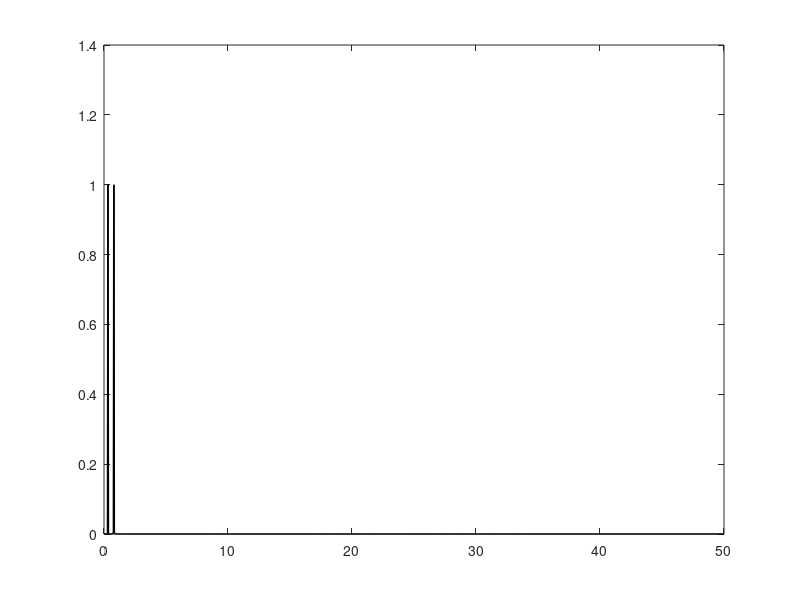

Here is the MATLAB script that generated this plot: (Note: this script raises an error after producing the figure.)
%% Define time and space discretizations
clc,clear;
xi = linspace(-10,10,400) ;
t = linspace(0,4*pi,200);
dt = t(2) - t(1);
[Xgrid ,T] = meshgrid(xi,t);
%% Create two spatiotemporal patterns
f1 = sech(Xgrid+3) .* (1*exp(1j*2.3*T));
f2 = (sech(Xgrid).*tanh (Xgrid)).*(2*exp(1j*2.8*T));

%% Combine signals and make data matrix
f = f1 + f2;
X = f'; % Data Matrix

%% FFT
clc,clear;
% % Fs = 1/dt;
% % x = f1(:,30);
% % N = length(x);

t = (0:0.01:10*pi);
x = sin(5*t)+sin(2*t);
dt = 0.01;
Fs = 1/dt;
N = length(t);

% % xdft = fft(x);
% % xdft = xdft(1:N/2+1);
% % psdx = (1/(Fs*N)) * abs(xdft).^2;
% % psdx(2:end-1) = 2*psdx(2:end-1);
% % freq = 0:Fs/length(x):Fs/2;
% % plot(freq,psdx)
% % grid on
% % title('Periodogram Using FFT')
% % xlabel('Frequency (Hz)')
% % ylabel('Power/Frequency (dB/Hz)')

% % y = fft(x);
% % f = (0:N-1)*(Fs/N);     % frequency range
% % pow = abs(y).^2/N;    % power of the DFT
% % plot(f,pow), title('2hz power'); 

xhat = fft(x);
xpower = abs(xhat(1:N/2+1))*2/N;
freqs = Fs*(0:(N/2))/N;
plot(freqs ,xpower ,'k','LineWidth',1.2)

%% Visualize f1, f2, and f
% figure;
% subplot(2,2,1);
% surfl(real(f1));
% shading interp; colormap(gray); view (-20,60);
% set(gca , 'YTick', numel(t)/4 * (0:4)),
% set(gca , 'Yticklabel',{'0','\pi','2\pi','3\pi','4\pi'});
% set(gca , 'XTick', linspace(1,numel(xi),3)),
% set(gca , 'Xticklabel',{'-10', '0', '10'});

% surfl(real(f1));
% shading interp; colormap(gray); view (-20,60);
% set(gca , 'YTick', numel(t)/4 * (0:4)),
% set(gca , 'Yticklabel',{'0','\pi','2\pi','3\pi','4\pi'});
% set(gca , 'XTick', linspace(1,numel(xi),3)),
% set(gca , 'Xticklabel',{'-10', '0', '10'});
% xlabel('x','FontSize',12,'FontWeight','bold');
% ylabel('t','FontSize',12,'FontWeight','bold');
% title('f_1(x,t)');
% 
% surfl(real(f2));
% shading interp; colormap(gray); view (-20,60);
% set(gca , 'YTick', numel(t)/4 * (0:4)),
% set(gca , 'Yticklabel',{'0','\pi','2\pi','3\pi','4\pi'});
% set(gca , 'XTick', linspace(1,numel(xi),3)),
% set(gca , 'Xticklabel',{'-10', '0', '10'});
% xlabel('x','FontSize',12,'FontWeight','bold');
% ylabel('t','FontSize',12,'FontWeight','bold');
% title('f_2(x,t)');
% 
surfl(real(f));
shading interp; colormap(gray); view (-20,60);
set(gca , 'YTick', numel(t)/4 * (0:4)),
set(gca , 'Yticklabel',{'0','\pi','2\pi','3\pi','4\pi'});
set(gca , 'XTick', linspace(1,numel(xi),3)),
set(gca , 'Xticklabel',{'-10', '0', '10'});
xlabel('x','FontSize',12,'FontWeight','bold');
ylabel('t','FontSize',12,'FontWeight','bold');
title('f(x,t)');

% subplot(2,2,2);
% surfl(real(f2));
% shading interp; colormap(gray); view (-20,60);
% set(gca , 'YTick', numel(t)/4 * (0:4)),
% set(gca , 'Yticklabel',{'0','\pi','2\pi','3\pi','4\pi'});
% set(gca , 'XTick', linspace(1,numel(xi),3)),
% set(gca , 'Xticklabel',{'-10', '0', '10'});
% subplot(2,2,3);
% surfl(real(f));
% shading interp; colormap(gray); view (-20,60);
% set(gca , 'YTick', numel(t)/4 * (0:4)),
% set(gca , 'Yticklabel',{'0','\pi','2\pi','3\pi','4\pi'});
% set(gca , 'XTick', linspace(1,numel(xi),3)),
% set(gca , 'Xticklabel',{'-10', '0', '10'});

%% DMD Method - Nathan Kutz Lecture

clc,clear;
U1 = importdata('X.mat');
% x = linspace(0,3,300);
% y = linspace(-0.5,0.5,100);
% sim_time = linspace(0,20,2000);
X = U1;
X1 = X(:,1:end-1);
X2 = X(:,2:end);
xi = linspace(-10,10,400) ;
t = linspace(0,4*pi,200);
dt = t(2) - t(1);
r=2;
[U2,Sigma2,V2] = svd(X1,'econ'); U=U2(:,1:r); Sigma=Sigma2(1:r,1:r); V=V2(:,1:r);
% [U2,Sigma2,V2] = svd(X1,'econ'); U=U2(:,r); Sigma=Sigma2(r,r); V=V2(:,r);

Atilde = U'*X2*V/Sigma;    
[W,D] = eig(Atilde);    
%Phi = U*W; %%%%%%% Projected DMD
Phi = X2*V/Sigma*W; %%%%%% Exact DMD
    
mu = diag(D);
omega = log(mu)/dt;

u0=U1(:,1);
y0 = Phi\u0; 
time_dynamics = zeros(r,length(t));
% u_modes = zeros(1,length(sim_time));
for iter = 1:length(t)
     time_dynamics(:,iter) =(y0.*exp(omega*t(iter)));
end
u_dmd = Phi*time_dynamics;

% test that y0 or b are the mode amplitudes
% % % % b = [y0(1) 0;0 y0(2)];
% % % % td = zeros(2,length(t)-1);
% % % % for i = 1:length(t)-1
% % % %    td(1,i) = D(1,1)^(i-1);
% % % %    td(2,i) = D(2,2)^(i-1);
% % % % end
% % % % u_dmd_bb = Phi*b*td;
% % % % u_check = u_dmd_bb - u_dmd(:,1:199);
% % % % reconstruction_loss_bb = norm(u_dmd_bb - u_dmd(:,1:199),'fro');
% bb = W\(U'*u0);
% error_bb = norm(bb-y0);

% q_new = zeros(length(y),length(x),length(sim_time));
% Utilde_k = u_dmd.';
% count1 = 1;
% for i=1:length(y)
%     for j =1:length(x)
%         q_new(i,j,:) = Utilde_k(:,count1);
%         count1 = count1+1;
%     end
% end

% timestamp_ind = 100;
% [X,Y] = meshgrid(x,y);
% Z = q_new(:,:,timestamp_ind);
mode1 = real(Phi(:,1)*time_dynamics(1,:));
mode2 = real(Phi(:,2)*time_dynamics(2,:));
figure;
plot(diag(Sigma2(1:20,1:20))/sum(diag(Sigma2)),'o','Linewidth',3)
title('normalized Singular Values');




surfl(real(u_dmd.'));
shading interp; colormap(gray); view (-20,60);
set(gca , 'YTick', numel(t)/4 * (0:4)),
set(gca , 'Yticklabel',{'0','\pi','2\pi','3\pi','4\pi'});
set(gca , 'XTick', linspace(1,numel(xi),3)),
set(gca , 'Xticklabel',{'-10', '0', '10'});
xlabel('x','FontSize',12,'FontWeight','bold');
ylabel('t','FontSize',12,'FontWeight','bold');
title('f(x,t)_{DMD} rank = 2');

surfl(mode1.');
shading interp; colormap(gray); view (-20,60);
set(gca , 'YTick', numel(t)/4 * (0:4)),
set(gca , 'Yticklabel',{'0','\pi','2\pi','3\pi','4\pi'});
set(gca , 'XTick', linspace(1,numel(xi),3)),
set(gca , 'Xticklabel',{'-10', '0', '10'});
xlabel('x','FontSize',12,'FontWeight','bold');
ylabel('t','FontSize',12,'FontWeight','bold');
title('Reconstruction on mode 2');

surfl(mode2.');
shading interp; colormap(gray); view (-20,60);
set(gca , 'YTick', numel(t)/4 * (0:4)),
set(gca , 'Yticklabel',{'0','\pi','2\pi','3\pi','4\pi'});
set(gca , 'XTick', linspace(1,numel(xi),3)),
set(gca , 'Xticklabel',{'-10', '0', '10'});
xlabel('x','FontSize',12,'FontWeight','bold');
ylabel('t','FontSize',12,'FontWeight','bold');
title('Reconstruction on mode 1');



figure;
subplot(1,2,1);
surfl(real(X));
shading interp; colormap(gray); view (-20,60);
set(gca , 'YTick', numel(t)/4 * (0:4)),
set(gca , 'Yticklabel',{'0','\pi','2\pi','3\pi','4\pi'});
set(gca , 'XTick', linspace(1,numel(xi),3)),
set(gca , 'Xticklabel',{'-10', '0', '10'});

subplot(1,2,2);
surfl(real(u_dmd));
shading interp; colormap(gray); view (-20,60);
set(gca , 'YTick', numel(t)/4 * (0:4)),
set(gca , 'Yticklabel',{'0','\pi','2\pi','3\pi','4\pi'});
set(gca , 'XTick', linspace(1,numel(xi),3)),
set(gca , 'Xticklabel',{'-10', '0', '10'});
title('Reconstructed Data');

figure;
center = [0 0];
radius = 1;
plot(mu,'o','LineWidth',2.5);
viscircles(center,radius);
title('Ritz Values');
% figure;
% plot(omega,'o');
% title('log(Ritz values)');

figure;
plot(t,real(time_dynamics(1,:)/y0(1)),'LineWidth',2);
hold on;
plot(t,real(exp(1j*2.8*t)),'o','LineWidth',2);
title('Mode 1 Temporal');

figure;
plot(t,real(time_dynamics(2,:)/y0(2)),'LineWidth',2);
hold on;
plot(t,real(exp(1j*2.3*t)),'o','LineWidth',2);
title('Mode 2 Temporal');

reconstruction_loss = norm(X-u_dmd,'fro');

figure;
plot(xi',real(Phi(:,1)),'LineWidth',2);
hold on;
plot(xi',(sech(xi).*tanh(xi))/norm(sech(xi).*tanh(xi)),'o','LineWidth',2);
title('Mode 1 Spatial');

figure;
plot(xi',real(Phi(:,2)),'LineWidth',2);
hold on;
plot(xi',sech(xi+3)/norm(sech(xi+3)),'o','LineWidth',2);
title('Mode 2 Spatial');

%% DMD - Nathan Kutz Paper

clc,clear;
U1 = importdata('X.mat');
X = U1;
X1 = X(:,1:end-1);
X2 = X(:,2:end);
xi = linspace(-10,10,400) ;
t = linspace(0,4*pi,200);
dt = t(2) - t(1);

r=2;
[U2,Sigma2,V2] = svd(X1,'econ'); U=U2(:,1:r); Sigma=Sigma2(1:r,1:r); V=V2(:,1:r);

Atilde = U'*X2*V/Sigma;
[W,D] = eig(Atilde);
% A_hat = (Sigma^-0.5)*Atilde*(Sigma^0.5);
% [W_hat,D_hat] = eig(A_hat);
% W = (Sigma^0.5)*W_hat;

Phi = X2*V/Sigma*W;

z0 = Phi\X(:,1);

% lambda = diag(D_hat);
lambda = diag(D);
mu = log(lambda)/dt;
f = imag(log(lambda)/dt)/(2*pi);

power_values = zeros(r,1);
for i=1:r
    power_values(i) = norm(Phi(:,i))^2;
end
[B,I] = sort(power_values,'descend');

timestamp = 100;
X_hat_t = Phi*(D^timestamp)*z0;
% X_hat_t = Phi*(D_hat^timestamp)*z0;

time_dynamics = zeros(2,200);
% % % for i = 1:length(time_dynamics)
% % %    time_dynamics(1,i) = D(1,1)^(i-1);
% % %    time_dynamics(2,i) = D(2,2)^(i-1);
% % % end
for i = 1:length(time_dynamics)
   time_dynamics(:,i) = lambda.^(i-1);
end

x1_tilde = U'*X(:,1);
b = W\x1_tilde;
error_amp = abs(b-z0);
error_amp_norm = norm(error_amp);

mode_1_recon = Phi(:,1)*z0(1)*time_dynamics(1,:);  
mode_2_recon = Phi(:,2)*z0(2)*time_dynamics(2,:);
mode_recon = mode_1_recon + mode_2_recon;
error_mat = abs(real(mode_recon) - real(X));
error_mat_norm = norm(error_mat,'fro');
error_vec = abs(real(X_hat_t)-real(mode_recon(:,timestamp-1)));
error_vec_norm = norm(error_vec);
% error_vec_1 = 
%disp(error_vec_norm);

figure;
plot(diag(Sigma2(1:20,1:20))/sum(diag(Sigma2)),'ko','Linewidth',[2])
title('normalized Singular Values');

% figure;
% subplot(1,2,1);
% surfl(real(X));
% shading interp; colormap(gray); view (-20,60);
% set(gca , 'YTick', numel(t)/4 * (0:4)),
% set(gca , 'Yticklabel',{'0','\pi','2\pi','3\pi','4\pi'});
% set(gca , 'XTick', linspace(1,numel(xi),3)),
% set(gca , 'Xticklabel',{'-10', '0', '10'});
% 
% subplot(1,2,2);
% surfl(real(u_dmd));
% shading interp; colormap(gray); view (-20,60);
% set(gca , 'YTick', numel(t)/4 * (0:4)),
% set(gca , 'Yticklabel',{'0','\pi','2\pi','3\pi','4\pi'});
% set(gca , 'XTick', linspace(1,numel(xi),3)),
% set(gca , 'Xticklabel',{'-10', '0', '10'});
% title('Reconstructed Data');

figure;
center = [0 0];
radius = 1;
plot(lambda,'o','LineWidth',2.5);
viscircles(center,radius);
title('Ritz Values');
% figure;
% plot(omega,'o');
% title('log(Ritz values)');

figure;
plot(t,real(time_dynamics(1,:)),'LineWidth',2);
hold on;
plot(t,real(exp(1j*2.8*t)),'o','LineWidth',2);
title('Mode 1 Temporal');

figure;
plot(t,real(time_dynamics(2,:)),'LineWidth',2);
hold on;
plot(t,real(exp(1j*2.3*t)),'o','LineWidth',2);
title('Mode 2 Temporal');

% % % reconstruction_loss = norm(X-u_dmd,'fro');

figure;
plot(xi',real(Phi(:,1)),'LineWidth',2);
hold on;
plot(xi',(sech(xi).*tanh(xi))/norm(sech(xi).*tanh(xi)),'o','LineWidth',2);
title('Mode 1 Spatial');

figure;
plot(xi',real(Phi(:,2)),'LineWidth',2);
hold on;
plot(xi',sech(xi+3)/norm(sech(xi+3)),'o','LineWidth',2);
title('Mode 2 Spatial');

%% POD - SVD method

clc,clear;
xi = linspace(-10,10,400) ;
t = linspace(0,4*pi,200);
dt = t(2) - t(1);
D = importdata('X.mat');
U = D';

[L,SIG,R] = svd(U);
PHI = R; % PHI are the spatial modes
A = U*PHI; % A are the time coefficients
lambda = diag(SIG).^2; % lambda are the eigenvalues

% % [U, Sigma, V] = svd(D);
% % 
% % disp(A(:,2)./V(:,2));


figure;
plot(xi',real(PHI(:,1)),'LineWidth',2);
hold on;
plot(xi',(sech(xi).*tanh(xi))/norm(sech(xi).*tanh(xi)),'o','LineWidth',2);
title('Mode 1 Spatial');

figure;
plot(xi',real(PHI(:,2)),'LineWidth',2);
hold on;
plot(xi',sech(xi+3)/norm(sech(xi+3)),'o','LineWidth',2);
title('Mode 2 Spatial');

figure;
plot(t,real(A(:,1)),'LineWidth',2);
hold on;
plot(t,real(exp(1j*2.8*t)),'o','LineWidth',2);
title('Mode 1 Temporal');

figure;
plot(t,real(A(:,2)),'LineWidth',2);
hold on;
plot(t,real(exp(1j*2.3*t)),'o','LineWidth',2);
title('Mode 2 Temporal');

%% POD - using correlation matrix

clc,clear;
M = importdata('X.mat');
xi = linspace(-10,10,400) ;
t = linspace(0,4*pi,200);
dt = t(2) - t(1);
Nt = length(t);
U = M.';
C_s = (U*U')/(Nt-1);
[A_s, LAM_s] = eig(C_s,'vector');
[lambda_s,ilam_s] = sort(LAM_s,'descend');
A_s = A_s(:, ilam_s);
PHI_s = U'*A_s;

PHI = normc(PHI_s); % Spatial modes
A = U*PHI;

figure;
plot(xi',real(U(:,2)),'LineWidth',2);
hold on;
plot(xi',sech(xi+3)/norm(sech(xi+3)),'o','LineWidth',2);
title('Mode 2 Spatial');

figure;
plot(t,real(V(1,:)),'LineWidth',2);
hold on;
plot(t,real(exp(1j*2.8*t)),'o','LineWidth',2);
title('Mode 1 Temporal');

figure;
plot(t,real(V(2,:)),'LineWidth',2);
hold on;
plot(t,real(exp(1j*2.3*t)),'o','LineWidth',2);
title('Mode 2 Temporal');

%% plotting POD and DMD modes and temporal dynamics together

clc,clear;
U1 = importdata('X.mat');
% x = linspace(0,3,300);
% y = linspace(-0.5,0.5,100);
% sim_time = linspace(0,20,2000);
X = U1;
X1 = X(:,1:end-1);
X2 = X(:,2:end);
xi = linspace(-10,10,400) ;
t = linspace(0,4*pi,200);
dt = t(2) - t(1);
r=2;
[U2,Sigma2,V2] = svd(X1,'econ'); U=U2(:,1:r); Sigma=Sigma2(1:r,1:r); V=V2(:,1:r);
% [U2,Sigma2,V2] = svd(X1,'econ'); U=U2(:,r); Sigma=Sigma2(r,r); V=V2(:,r);

Atilde = U'*X2*V/Sigma;    
[W,D] = eig(Atilde);    
% Phi = U*W; %%%%%%% Projected DMD
Phi = X2*V/Sigma*W; %%%%%% Exact DMD
    
mu = diag(D);
omega = log(mu)/dt;

u0=U1(:,1);
y0 = Phi\u0; 
time_dynamics = zeros(r,length(t));
% u_modes = zeros(1,length(sim_time));
for iter = 1:length(t)
     time_dynamics(:,iter) =(y0.*exp(omega*t(iter)));
end
u_dmd = Phi*time_dynamics;

xi_POD = linspace(-10,10,400) ;
t_POD = linspace(0,4*pi,200);
dt_POD = t(2) - t(1);
D_POD = importdata('X.mat');


[U_POD,Sigma_POD,V_POD] = svd(D_POD);


% q_new = zeros(length(y),length(x),length(sim_time));
% Utilde_k = u_dmd.';
% count1 = 1;
% for i=1:length(y)
%     for j =1:length(x)
%         q_new(i,j,:) = Utilde_k(:,count1);
%         count1 = count1+1;
%     end
% end

% timestamp_ind = 100;
% [X,Y] = meshgrid(x,y);
% Z = q_new(:,:,timestamp_ind);
mode1 = real(Phi(:,1)*time_dynamics(1,:));
mode2 = real(Phi(:,2)*time_dynamics(2,:));
figure;
plot(diag(Sigma2(1:20,1:20))/sum(diag(Sigma2)),'o','Linewidth',3)
title('normalized Singular Values');




% surfl(real(u_dmd.'));
% shading interp; colormap(gray); view (-20,60);
% set(gca , 'YTick', numel(t)/4 * (0:4)),
% set(gca , 'Yticklabel',{'0','\pi','2\pi','3\pi','4\pi'});
% set(gca , 'XTick', linspace(1,numel(xi),3)),
% set(gca , 'Xticklabel',{'-10', '0', '10'});
% xlabel('x','FontSize',12,'FontWeight','bold');
% ylabel('t','FontSize',12,'FontWeight','bold');
% title('f(x,t)_{DMD} rank = 2');
% 
% surfl(mode1.');
% shading interp; colormap(gray); view (-20,60);
% set(gca , 'YTick', numel(t)/4 * (0:4)),
% set(gca , 'Yticklabel',{'0','\pi','2\pi','3\pi','4\pi'});
% set(gca , 'XTick', linspace(1,numel(xi),3)),
% set(gca , 'Xticklabel',{'-10', '0', '10'});
% xlabel('x','FontSize',12,'FontWeight','bold');
% ylabel('t','FontSize',12,'FontWeight','bold');
% title('Reconstruction on mode 2');
% 
% surfl(mode2.');
% shading interp; colormap(gray); view (-20,60);
% set(gca , 'YTick', numel(t)/4 * (0:4)),
% set(gca , 'Yticklabel',{'0','\pi','2\pi','3\pi','4\pi'});
% set(gca , 'XTick', linspace(1,numel(xi),3)),
% set(gca , 'Xticklabel',{'-10', '0', '10'});
% xlabel('x','FontSize',12,'FontWeight','bold');
% ylabel('t','FontSize',12,'FontWeight','bold');
% title('Reconstruction on mode 1');
% 
% 
% 
% figure;
% subplot(1,2,1);
% surfl(real(X));
% shading interp; colormap(gray); view (-20,60);
% set(gca , 'YTick', numel(t)/4 * (0:4)),
% set(gca , 'Yticklabel',{'0','\pi','2\pi','3\pi','4\pi'});
% set(gca , 'XTick', linspace(1,numel(xi),3)),
% set(gca , 'Xticklabel',{'-10', '0', '10'});
% 
% subplot(1,2,2);
% surfl(real(u_dmd));
% shading interp; colormap(gray); view (-20,60);
% set(gca , 'YTick', numel(t)/4 * (0:4)),
% set(gca , 'Yticklabel',{'0','\pi','2\pi','3\pi','4\pi'});
% set(gca , 'XTick', linspace(1,numel(xi),3)),
% set(gca , 'Xticklabel',{'-10', '0', '10'});
% title('Reconstructed Data');

% figure;
% center = [0 0];
% radius = 1;
% plot(mu,'o','LineWidth',2.5);
% viscircles(center,radius);
% title('Ritz Values');
% figure;
% plot(omega,'o');
% title('log(Ritz values)');

% figure;
% plot(t,real(time_dynamics(1,:)/y0(1)),'LineWidth',2);
% hold on;
% plot(t,real(exp(1j*2.8*t)),'o','LineWidth',2);
% title('Mode 1 Temporal');
% 
% figure;
% plot(t,real(time_dynamics(2,:)/y0(2)),'LineWidth',2);
% hold on;
% plot(t,real(exp(1j*2.3*t)),'o','LineWidth',2);
% title('Mode 2 Temporal');

reconstruction_loss = norm(X-u_dmd,'fro');

figure;
plot(xi',-real(Phi(:,1)),'o',xi',(sech(xi).*tanh(xi))/norm(sech(xi).*tanh(xi)),xi',-U_POD(:,1),'LineWidth',2);
% title('Mode 1 Spatial');
title('Mode 1 Spatial','FontSize',12,'FontWeight','bold');
legend({'DMD','True','POD'},'Location','northeast','FontSize',12)
xlabel('Non-dimensional y-coordinate','FontSize',12,'FontWeight','bold')

figure;
plot(xi',real(Phi(:,2)),'o',xi',sech(xi+3)/norm(sech(xi+3)),xi',U_POD(:,2),'LineWidth',2);
title('Mode 2 Spatial','FontSize',12,'FontWeight','bold');
legend({'DMD','True','POD'},'Location','northeast','FontSize',12)
xlabel('Non-dimensional y-coordinate','FontSize',12,'FontWeight','bold')

figure;
plot(t,real(time_dynamics(1,:)/y0(1)),'o',t,real(exp(1j*2.8*t)),t,10.0826*real(V_POD(:,1)),'LineWidth',3);
title('Mode 1 Time Dynamics','FontSize',12,'FontWeight','bold');
legend({'DMD','True','POD'},'Location','northeast','FontSize',12)
xlabel('Time','FontSize',12,'FontWeight','bold')

figure;
plot(t,real(time_dynamics(2,:)/y0(2)),'o',t,real(exp(1j*2.3*t)),t,10.0972*real(V_POD(:,2)),'LineWidth',3);
title('Mode 2 Time Dynamics','FontSize',12,'FontWeight','bold');
legend({'DMD','True','POD'},'Location','northeast','FontSize',12)
xlabel('Time','FontSize',12,'FontWeight','bold')



% figure;
% plot(xi',real(Phi(:,2)),'LineWidth',2);
% hold on;
% plot(xi',sech(xi+3)/norm(sech(xi+3)),'o','LineWidth',2);
% title('Mode 2 Spatial');
